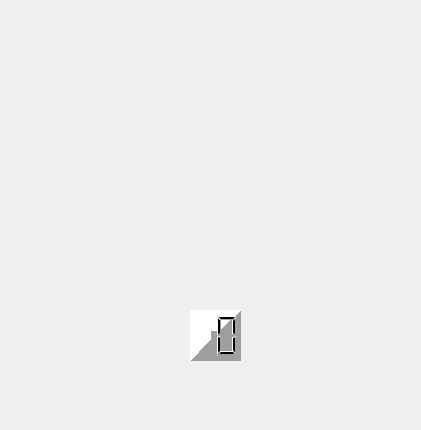
<?xml version="1.0" encoding="UTF-8"?>
<ui version="4.0">
 <class>puzzle</class>
 <widget class="QWidget" name="puzzle">
  <property name="geometry">
   <rect>
    <x>0</x>
    <y>0</y>
    <width>421</width>
    <height>430</height>
   </rect>
  </property>
  <property name="windowTitle">
   <string>Form</string>
  </property>
  <widget class="QLabel" name="fondo">
   <property name="geometry">
    <rect>
     <x>0</x>
     <y>0</y>
     <width>421</width>
     <height>461</height>
    </rect>
   </property>
   <property name="text">
    <string/>
   </property>
   <property name="pixmap">
    <pixmap resource="imagen.qrc">:/fondo_puzzle.jpg</pixmap>
   </property>
   <property name="scaledContents">
    <bool>true</bool>
   </property>
  </widget>
  <widget class="QPushButton" name="IMAGEN_1">
   <property name="geometry">
    <rect>
     <x>20</x>
     <y>70</y>
     <width>120</width>
     <height>100</height>
    </rect>
   </property>
   <property name="text">
    <string/>
   </property>
   <property name="flat">
    <bool>true</bool>
   </property>
  </widget>
  <widget class="QPushButton" name="IMAGEN_2">
   <property name="geometry">
    <rect>
     <x>150</x>
     <y>70</y>
     <width>120</width>
     <height>100</height>
    </rect>
   </property>
   <property name="text">
    <string/>
   </property>
   <property name="flat">
    <bool>true</bool>
   </property>
  </widget>
  <widget class="QPushButton" name="IMAGEN_3">
   <property name="geometry">
    <rect>
     <x>280</x>
     <y>70</y>
     <width>120</width>
     <height>100</height>
    </rect>
   </property>
   <property name="text">
    <string/>
   </property>
   <property name="flat">
    <bool>true</bool>
   </property>
  </widget>
  <widget class="QPushButton" name="IMAGEN_4">
   <property name="geometry">
    <rect>
     <x>20</x>
     <y>180</y>
     <width>120</width>
     <height>100</height>
    </rect>
   </property>
   <property name="text">
    <string/>
   </property>
   <property name="flat">
    <bool>true</bool>
   </property>
  </widget>
  <widget class="QPushButton" name="IMAGEN_5">
   <property name="geometry">
    <rect>
     <x>150</x>
     <y>180</y>
     <width>120</width>
     <height>100</height>
    </rect>
   </property>
   <property name="text">
    <string/>
   </property>
   <property name="flat">
    <bool>true</bool>
   </property>
  </widget>
  <widget class="QPushButton" name="IMAGEN_6">
   <property name="geometry">
    <rect>
     <x>280</x>
     <y>180</y>
     <width>120</width>
     <height>100</height>
    </rect>
   </property>
   <property name="text">
    <string/>
   </property>
   <property name="flat">
    <bool>true</bool>
   </property>
  </widget>
  <widget class="QPushButton" name="IMAGEN_7">
   <property name="geometry">
    <rect>
     <x>20</x>
     <y>290</y>
     <width>120</width>
     <height>100</height>
    </rect>
   </property>
   <property name="text">
    <string/>
   </property>
   <property name="flat">
    <bool>true</bool>
   </property>
  </widget>
  <widget class="QPushButton" name="IMAGEN_8">
   <property name="geometry">
    <rect>
     <x>280</x>
     <y>290</y>
     <width>120</width>
     <height>100</height>
    </rect>
   </property>
   <property name="text">
    <string/>
   </property>
   <property name="flat">
    <bool>true</bool>
   </property>
  </widget>
  <widget class="QLabel" name="label">
   <property name="geometry">
    <rect>
     <x>170</x>
     <y>300</y>
     <width>71</width>
     <height>71</height>
    </rect>
   </property>
   <property name="text">
    <string/>
   </property>
   <property name="pixmap">
    <pixmap resource="imagen.qrc">:/carretera.png</pixmap>
   </property>
  </widget>
  <widget class="QLCDNumber" name="vidas">
   <property name="geometry">
    <rect>
     <x>190</x>
     <y>310</y>
     <width>51</width>
     <height>51</height>
    </rect>
   </property>
   <property name="lineWidth">
    <number>21</number>
   </property>
   <property name="digitCount">
    <number>2</number>
   </property>
  </widget>
  <widget class="QLabel" name="im_1">
   <property name="geometry">
    <rect>
     <x>20</x>
     <y>70</y>
     <width>120</width>
     <height>100</height>
    </rect>
   </property>
   <property name="text">
    <string/>
   </property>
   <property name="pixmap">
    <pixmap resource="imagen.qrc">:/carta_1.png</pixmap>
   </property>
   <property name="scaledContents">
    <bool>true</bool>
   </property>
  </widget>
  <widget class="QLabel" name="im_2">
   <property name="geometry">
    <rect>
     <x>150</x>
     <y>70</y>
     <width>120</width>
     <height>100</height>
    </rect>
   </property>
   <property name="text">
    <string/>
   </property>
   <property name="pixmap">
    <pixmap resource="imagen.qrc">:/carta_3.png</pixmap>
   </property>
   <property name="scaledContents">
    <bool>true</bool>
   </property>
  </widget>
  <widget class="QLabel" name="im_3">
   <property name="geometry">
    <rect>
     <x>280</x>
     <y>70</y>
     <width>120</width>
     <height>100</height>
    </rect>
   </property>
   <property name="text">
    <string/>
   </property>
   <property name="pixmap">
    <pixmap resource="imagen.qrc">:/carta_2.png</pixmap>
   </property>
   <property name="scaledContents">
    <bool>true</bool>
   </property>
  </widget>
  <widget class="QLabel" name="im_4">
   <property name="geometry">
    <rect>
     <x>20</x>
     <y>180</y>
     <width>120</width>
     <height>100</height>
    </rect>
   </property>
   <property name="text">
    <string/>
   </property>
   <property name="pixmap">
    <pixmap resource="imagen.qrc">:/carta_2.png</pixmap>
   </property>
   <property name="scaledContents">
    <bool>true</bool>
   </property>
  </widget>
  <widget class="QLabel" name="im_5">
   <property name="geometry">
    <rect>
     <x>150</x>
     <y>180</y>
     <width>120</width>
     <height>100</height>
    </rect>
   </property>
   <property name="text">
    <string/>
   </property>
   <property name="pixmap">
    <pixmap resource="imagen.qrc">:/carta_4.png</pixmap>
   </property>
   <property name="scaledContents">
    <bool>true</bool>
   </property>
  </widget>
  <widget class="QLabel" name="im_6">
   <property name="geometry">
    <rect>
     <x>280</x>
     <y>180</y>
     <width>120</width>
     <height>100</height>
    </rect>
   </property>
   <property name="text">
    <string/>
   </property>
   <property name="pixmap">
    <pixmap resource="imagen.qrc">:/carta_3.png</pixmap>
   </property>
   <property name="scaledContents">
    <bool>true</bool>
   </property>
  </widget>
  <widget class="QLabel" name="im_7">
   <property name="geometry">
    <rect>
     <x>20</x>
     <y>290</y>
     <width>120</width>
     <height>100</height>
    </rect>
   </property>
   <property name="text">
    <string/>
   </property>
   <property name="pixmap">
    <pixmap resource="imagen.qrc">:/carta_1.png</pixmap>
   </property>
   <property name="scaledContents">
    <bool>true</bool>
   </property>
  </widget>
  <widget class="QLabel" name="im_8">
   <property name="geometry">
    <rect>
     <x>280</x>
     <y>290</y>
     <width>120</width>
     <height>100</height>
    </rect>
   </property>
   <property name="text">
    <string/>
   </property>
   <property name="pixmap">
    <pixmap resource="imagen.qrc">:/carta_4.png</pixmap>
   </property>
   <property name="scaledContents">
    <bool>true</bool>
   </property>
  </widget>
  <widget class="QLabel" name="in_1">
   <property name="geometry">
    <rect>
     <x>20</x>
     <y>70</y>
     <width>120</width>
     <height>100</height>
    </rect>
   </property>
   <property name="text">
    <string/>
   </property>
   <property name="pixmap">
    <pixmap resource="imagen.qrc">:/inter_3.jpg</pixmap>
   </property>
   <property name="scaledContents">
    <bool>true</bool>
   </property>
  </widget>
  <widget class="QLabel" name="in_2">
   <property name="geometry">
    <rect>
     <x>150</x>
     <y>70</y>
     <width>120</width>
     <height>100</height>
    </rect>
   </property>
   <property name="text">
    <string/>
   </property>
   <property name="pixmap">
    <pixmap resource="imagen.qrc">:/inter_3.jpg</pixmap>
   </property>
   <property name="scaledContents">
    <bool>true</bool>
   </property>
  </widget>
  <widget class="QLabel" name="in_3">
   <property name="geometry">
    <rect>
     <x>280</x>
     <y>70</y>
     <width>120</width>
     <height>100</height>
    </rect>
   </property>
   <property name="text">
    <string/>
   </property>
   <property name="pixmap">
    <pixmap resource="imagen.qrc">:/inter_3.jpg</pixmap>
   </property>
   <property name="scaledContents">
    <bool>true</bool>
   </property>
  </widget>
  <widget class="QLabel" name="in_4">
   <property name="geometry">
    <rect>
     <x>20</x>
     <y>180</y>
     <width>120</width>
     <height>100</height>
    </rect>
   </property>
   <property name="text">
    <string/>
   </property>
   <property name="pixmap">
    <pixmap resource="imagen.qrc">:/inter_3.jpg</pixmap>
   </property>
   <property name="scaledContents">
    <bool>true</bool>
   </property>
  </widget>
  <widget class="QLabel" name="in_5">
   <property name="geometry">
    <rect>
     <x>150</x>
     <y>180</y>
     <width>120</width>
     <height>100</height>
    </rect>
   </property>
   <property name="text">
    <string/>
   </property>
   <property name="pixmap">
    <pixmap resource="imagen.qrc">:/inter_3.jpg</pixmap>
   </property>
   <property name="scaledContents">
    <bool>true</bool>
   </property>
  </widget>
  <widget class="QLabel" name="in_6">
   <property name="geometry">
    <rect>
     <x>280</x>
     <y>180</y>
     <width>120</width>
     <height>100</height>
    </rect>
   </property>
   <property name="text">
    <string/>
   </property>
   <property name="pixmap">
    <pixmap resource="imagen.qrc">:/inter_3.jpg</pixmap>
   </property>
   <property name="scaledContents">
    <bool>true</bool>
   </property>
  </widget>
  <widget class="QLabel" name="in_7">
   <property name="geometry">
    <rect>
     <x>20</x>
     <y>290</y>
     <width>120</width>
     <height>100</height>
    </rect>
   </property>
   <property name="text">
    <string/>
   </property>
   <property name="pixmap">
    <pixmap resource="imagen.qrc">:/inter_3.jpg</pixmap>
   </property>
   <property name="scaledContents">
    <bool>true</bool>
   </property>
  </widget>
  <widget class="QLabel" name="in_8">
   <property name="geometry">
    <rect>
     <x>280</x>
     <y>290</y>
     <width>120</width>
     <height>100</height>
    </rect>
   </property>
   <property name="text">
    <string/>
   </property>
   <property name="pixmap">
    <pixmap resource="imagen.qrc">:/inter_3.jpg</pixmap>
   </property>
   <property name="scaledContents">
    <bool>true</bool>
   </property>
  </widget>
  <zorder>fondo</zorder>
  <zorder>label</zorder>
  <zorder>vidas</zorder>
  <zorder>im_1</zorder>
  <zorder>im_2</zorder>
  <zorder>im_3</zorder>
  <zorder>im_4</zorder>
  <zorder>im_5</zorder>
  <zorder>im_6</zorder>
  <zorder>im_7</zorder>
  <zorder>im_8</zorder>
  <zorder>in_1</zorder>
  <zorder>in_2</zorder>
  <zorder>in_3</zorder>
  <zorder>in_4</zorder>
  <zorder>in_5</zorder>
  <zorder>in_6</zorder>
  <zorder>in_7</zorder>
  <zorder>in_8</zorder>
  <zorder>IMAGEN_1</zorder>
  <zorder>IMAGEN_2</zorder>
  <zorder>IMAGEN_3</zorder>
  <zorder>IMAGEN_4</zorder>
  <zorder>IMAGEN_5</zorder>
  <zorder>IMAGEN_6</zorder>
  <zorder>IMAGEN_7</zorder>
  <zorder>IMAGEN_8</zorder>
 </widget>
 <resources>
  <include location="imagen.qrc"/>
 </resources>
 <connections/>
</ui>
